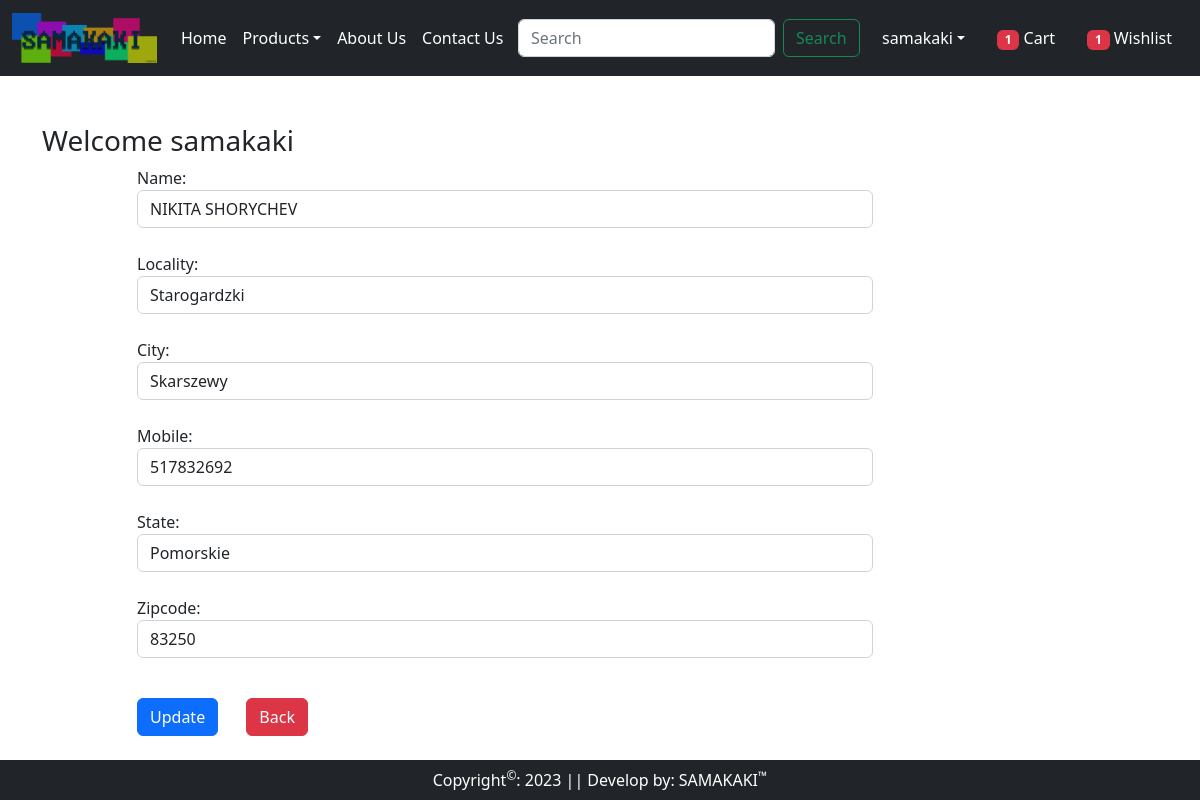
The app's page /update-address/1 (signed in) with its own data.
### shop/models.py (models this page shows, shortened)
class Customer(models.Model):
    user = models.ForeignKey(User, on_delete=models.CASCADE)
    name = models.CharField(max_length=200)
    locality = models.CharField(max_length=200)
    city = models.CharField(max_length=50)
    mobile = models.IntegerField(default=0)
    zipcode = models.IntegerField()
    state = models.CharField(choices=STATE_CHOISES, max_length=100)

### shop/views.py (the view, shortened to what this page needs)
# urls.py: path('update-address/<int:pk>', UpdateAddressView.as_view(), name='update_address'),
@method_decorator(login_required, name='dispatch')
class UpdateAddressView(View):
    def get(self, request, pk):
        add = Customer.objects.get(pk=pk)
        form = CustomerProfileForm(instance=add)
        totalitem = total_items_in_cart(request)
        totalwishitem = total_items_in_wishlist(request)
        return render(request, 'shop/update_address.html', locals())

### shop/forms.py
class CustomerProfileForm(forms.ModelForm):
    class Meta:
        model = Customer
        fields = ['name', 'locality', 'city', 'mobile', 'state', 'zipcode']
        widgets = {
            'name': forms.TextInput(attrs={'class': 'form-control', 'placeholder': 'Name'}),
            'locality': forms.TextInput(attrs={'class': 'form-control', 'placeholder': 'Locality'}),
            'city': forms.TextInput(attrs={'class': 'form-control', 'placeholder': 'City'}),
            'mobile': forms.NumberInput(attrs={'class': 'form-control', 'placeholder': 'Mobile'}),
            'state': forms.Select(attrs={'class': 'form-control', 'placeholder': 'State'}),
            'zipcode': forms.NumberInput(attrs={'class': 'form-control', 'placeholder': 'Zipcode'}),
        }

### shop/views.py (called while the page is built)
def total_items_in_cart(request):
    totatlitem = 0
    if request.user.is_authenticated:
        totatlitem = len(Cart.objects.filter(user=request.user))
    return totatlitem

def total_items_in_wishlist(request):
    totalwishitem = 0
    if request.user.is_authenticated:
        totalwishitem = len(Wishlist.objects.filter(user=request.user))
    return totalwishitem

### shop/templates/shop/update_address.html (shortened to what this page needs)
{% extends 'shop/base.html' %}
{% load static %}
    {% block main-content %}
        <div class="container my-5">
            <div class="row">
                <h3>Welcome {{ request.user.username }}</h3>
                <div class="col-sm-8 offset-sm-1">
                    <form method="post">
                        {% for item in form %}
                            {{ item.label_tag }} {{ item }} <small class="text-danger">{{ item.errors|striptags }}</small>
                            <br>
                        {% endfor %}
                        <div class="col-12 mt-3">
                            <button type="submit" class="btn btn-primary me-4">Update</button>
                            <a href="{% url 'address' %}" class="btn btn-danger" type="button">Back</a>
                        </div>
                    </form>
                </div>
            </div>
        </div>
    {% endblock %}

### shop/templates/shop/base.html (shortened to what this page needs)
<!DOCTYPE html>
{% load static %}
<html lang="pl">
<head>
    <link rel="stylesheet" href="https://cdn.jsdelivr.net/npm/bootstrap@5.2.3/dist/css/bootstrap.min.css">
    <link rel="stylesheet" href="{% static 'shop/css/owl.carousel.min.css' %}">
    <link rel="stylesheet" href="{% static 'shop/css/all.min.css' %}">
    <link rel="stylesheet" href="{% static 'shop/css/style.css' %}">
</head>
<body>
    <nav class="navbar navbar-expand-lg navbar-dark bg-dark">
        <div class="container-fluid">
            <a class="navbar-brand" href="{% url 'home' %}">
                <img src="{% static 'shop/images/logo.png' %}" alt="SAMAKAKI - logo" width="auto" height="50">
            </a>
            <div class="collapse navbar-collapse" id="navbarSupportedContent">
                <ul class="navbar-nav me-auto mb-2 mb-lg-0">
                    <li class="nav-item">
                        <a class="nav-link active" aria-current="page" href="{% url 'home' %}">Home</a>
                    </li>
                    {% if request.user.is_authenticated %}
                        <li class="nav-item dropdown">
                            <a class="nav-link dropdown-toggle text-white" href="#" role="button" data-bs-toggle="dropdown" aria-expanded="false">Products</a>
                        </li>
                    {% endif %}
                    <li class="nav-item">
                        <a class="nav-link text-white" href="{% url 'about' %}">About Us</a>
                    </li>
                    <li class="nav-item">
                        <a class="nav-link text-white" href="{% url 'contact' %}">Contact Us</a>
                    </li>
                </ul>
                {% if request.user.is_authenticated %}
                    <form class="d-flex" role="search" action="{% url 'search' %}">
                        <input class="form-control me-2" type="search" placeholder="Search" name="search" aria-label="Search">
                        <button class="btn btn-outline-success" type="submit">Search</button>
                    </form>
                {% endif %}
                <ul class="navbar-nav ms-auto mb-2 mb-lg-0">
                    {% if request.user.is_authenticated %}
                        <li class="nav-item dropdown mx-2">
                            <a href="#" class="nav-link dropdown-toggle text-white" id="profileDropdown" role="button" data-bs-toggle="dropdown" aria-expanded="false">{{ request.user.username }}</a>
                        </li>
                        <li class="nav-item mx-2">
                            <a href="{% url 'show_cart' %}" class="nav-link text-white"><span class="badge bg-danger">{% if totalitem > 0 %}{{ totalitem }}{% endif %}</span> Cart</a>
                        </li>
                        <li class="nav-item mx-2">
                            <a href="{% url 'show_wishlist' %}" class="nav-link text-white"><span class="badge bg-danger">{% if totalwishitem > 0 %}{{ totalwishitem }}{% endif %}</span> Wishlist</a>
                        </li>
                    {% endif %}
                </ul>
            </div>
        </div>
    </nav>
    {% block main-content %}{% endblock %}
    <footer class="container-fluid bg-dark text-center p-2 mt-5 text-white fixed-bottom">
        Copyright<sup>&copy;</sup>: 2023 || Develop by: SAMAKAKI<sup>&trade;</sup>
    </footer>
</body>
</html>

### records on screen
Customer: form "NIKITA SHORYCHEV" "Starogardzki" "Skarszewy" "517832692" "Pomorskie" "83250"

### other values on screen
{{ request.user.username }} "samakaki"
{{ totalitem }} "1"
{{ totalwishitem }} "1"
{{ item.label_tag }} "Name:" "Locality:" "City:" "Mobile:" "State:" "Zipcode:"
